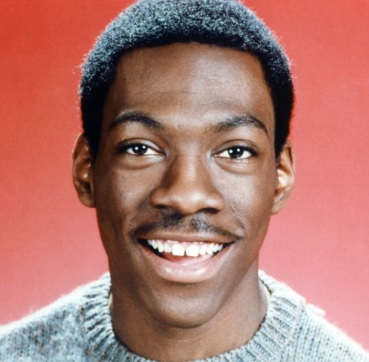
#> input picture aula2/img/murphy.jpg, 369 x 362 px
$ python testesorriso.py
#> lines starting #> are read from the running program, lines starting #| are printed output that depends on the picture; after the words box and inside, x2 and y2 are one past the last pixel; in counts of white or black regions, pixels touching at a corner belong together
import cv2

def distancia(centro1, centro2, x, y):
    distancias = []
    distancia1 = abs(((x - centro1[0])**2 + (y - centro1[1])**2)**(1/2))
    distancia2 = abs(((x - centro2[1])**2 + (y - centro2[1])**2)**(1/2))
    distancias.append(distancia1)
    distancias.append(distancia2)
    return distancias

# XML de classificacao
classificador="haarcascade_smile.xml"
classificador2="haarcascade_eye_tree_eyeglasses.xml"

# Classificação do xml da OpenCV para sorriso e olhos
face = cv2.CascadeClassifier(classificador)
face2 = cv2.CascadeClassifier(classificador2)

nomes=["../aula2/img/murphy.jpg","../aula2/img/gaga.jpg","../aula2/img/rock.jpg","../aula2/img/angelina.jpg","../aula2/img/dicaprio.jpg","../aula2/img/katy.jpg","../aula2/img/smith.jpg"]

for pessoa in nomes:

    # Carregando a imagem
    imagem = cv2.imread(pessoa)
#> imagem is the input picture: shape (362, 369, 3); mean B, G, R 113, 120.3, 175.9

    # Convertendo para tons de cinza
    cinza = cv2.cvtColor(imagem,cv2.COLOR_BGR2GRAY)
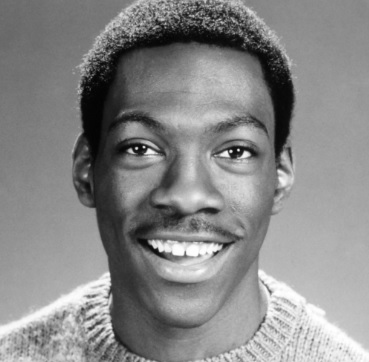
#> cinza: shape (362, 369); min 2, max 255, mean 136.1

    # Fazendo a detecção do sorriso
    sorriso = face.detectMultiScale(
        cinza,
        scaleFactor=1.1,
        minNeighbors=500,
        minSize=(30,30) # mínimo tamanho do objeto
        )
#> sorriso = [[127, 224, 116, 58]]

    # Fazendo a detecção dos olhos
    olhos = face2.detectMultiScale(
        cinza,
        scaleFactor=1.1,
        minNeighbors=5,
        minSize=(30,30) # mínimo tamanho do objeto
        )
#> olhos = [[210, 128, 50, 50], [112, 124, 52, 52]]

    # Desenhando um retângulo nos olhos
    for (x1, y1, w1, h1) in olhos:
        # Desenhando o retângulo
        cv2.rectangle(imagem, (x1, y1), (x1+w1, y1+h1), (0, 255, 210), 2)
        p1=olhos[0][0]  # posição dos olhos
        p2=olhos[1][0]

        centro1 = [(olhos[0][0]+ olhos[0][2]/2), (olhos[0][1]+ olhos[0][3]/2)]
        centro2 = [(olhos[1][0]+ olhos[1][2]/2), (olhos[1][1]+ olhos[1][3]/2)]

        dist_a = ((centro1[0] - centro2[0])**2 + (centro1[1] - centro2[1])**2)**(1/2)

        cv2.putText(imagem,f"dist. olhos={abs(dist_a):.2f}",(20,20),cv2.FONT_HERSHEY_SIMPLEX,0.5,(0,255,0),1)
        # Desenhando um retângulo no sorriso (se houver um)
        for (x, y, w, h) in sorriso:
            # Desenhando o retângulo
            distancias = distancia(centro1, centro2, x, y)
            cv2.rectangle(imagem, (x, y), (x+w, y+h), (0, 255, 210), 2)
            # cv2.putText(imagem,"sorriso="+str(w),(20,40),cv2.FONT_HERSHEY_SIMPLEX,0.5,(0,255,0),1)
            cv2.putText(imagem,f"b olho2 boca={distancias[1]:.2f}",(20,80),cv2.FONT_HERSHEY_SIMPLEX,0.5,(0,255,0),1)
            cv2.putText(imagem,f"c olho1 boca={distancias[0]:.2f}",(20,60),cv2.FONT_HERSHEY_SIMPLEX,0.5,(0,255,0),1)
#> this loop made 2 passes
#> (x1, y1, w1, h1, p1, p2, centro1, centro2) on passes 1 to 2: (210, 128, 50, 50, 210, 112, [235, 153], [138, 150]), (112, 124, 52, 52, 210, 112, [235, 153], [138, 150])
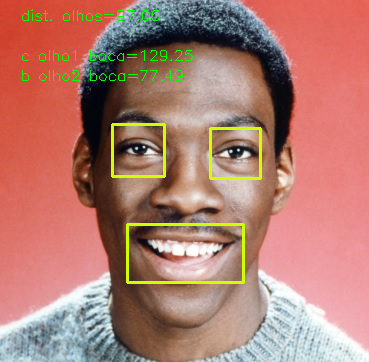
#> imagem: shape (362, 369, 3); 2.39% of pixels changed, all inside (x1, y1, x2, y2) = (22, 9, 262, 284)

    # Exibindo a imagem
    cv2.imshow("Detecção de sorriso", imagem)
    cv2.waitKey(0)
#> pass 2 of the loop `for pessoa in nomes:`:
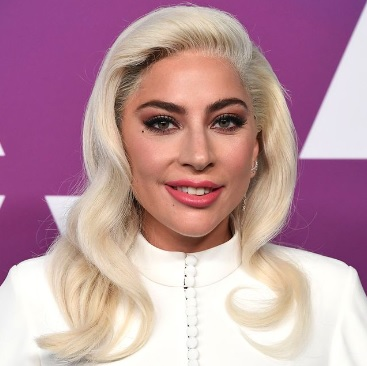
#> input picture aula2/img/gaga.jpg, 367 x 366 px
#> imagem is the input picture: shape (366, 367, 3); mean B, G, R 159.3, 148.6, 189.6
#> `cinza = cv2.cvtColor(imagem,cv2.COLOR_BGR2GRAY)`:
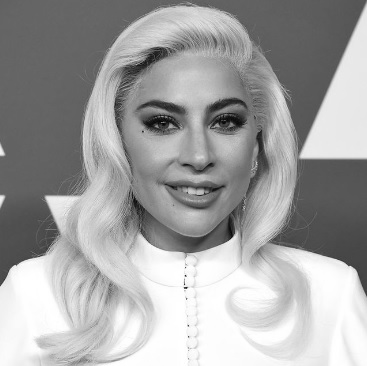
#> cinza: shape (366, 367); min 3, max 255, mean 162.1
#> sorriso = ()
#> olhos = [[140, 103, 41, 41], [206, 102, 41, 41]]
#> the loop `for (x1, y1, w1, h1) in olhos:` made 2 passes
#> (x1, y1, w1, h1, p1, p2, centro1, centro2) on passes 1 to 2: (140, 103, 41, 41, 140, 206, [160.5, 123.5], [226.5, 122.5]), (206, 102, 41, 41, 140, 206, [160.5, 123.5], [226.5, 122.5])
#> after the loop `for (x1, y1, w1, h1) in olhos:`:
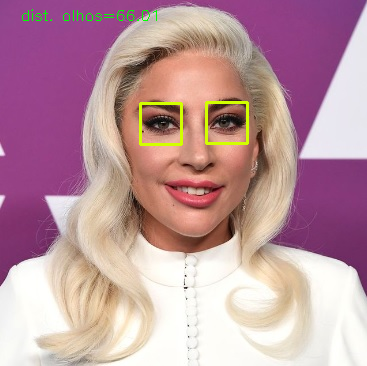
#> imagem: shape (366, 367, 3); 0.94% of pixels changed, all inside (x1, y1, x2, y2) = (22, 9, 249, 146)
#> pass 3 of the loop `for pessoa in nomes:`:
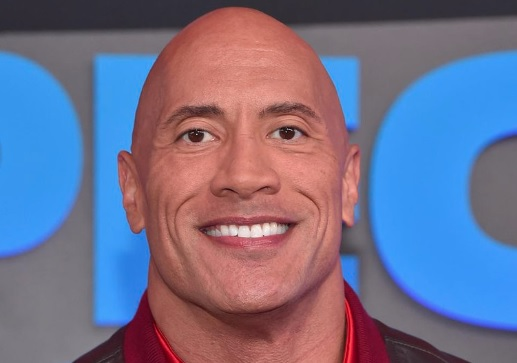
#> input picture aula2/img/rock.jpg, 517 x 363 px
#> imagem is the input picture: shape (363, 517, 3); mean B, G, R 140.2, 112.4, 114.5
#> `cinza = cv2.cvtColor(imagem,cv2.COLOR_BGR2GRAY)`:
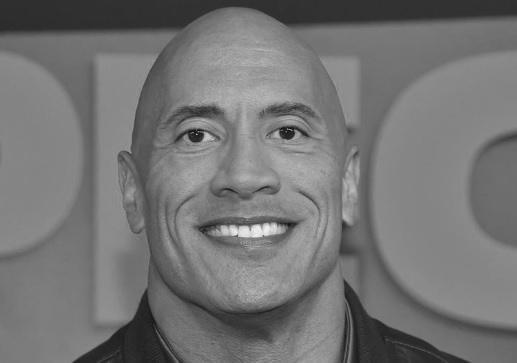
#> cinza: shape (363, 517); min 11, max 245, mean 116.2
#> sorriso = [[184, 206, 130, 65]]
#> olhos = [[261, 108, 50, 50], [169, 111, 52, 52]]
#> the loop `for (x1, y1, w1, h1) in olhos:` made 2 passes
#> (x1, y1, w1, h1, p1, p2, centro1, centro2) on passes 1 to 2: (261, 108, 50, 50, 261, 169, [286, 133], [195, 137]), (169, 111, 52, 52, 261, 169, [286, 133], [195, 137])
#> after the loop `for (x1, y1, w1, h1) in olhos:`:
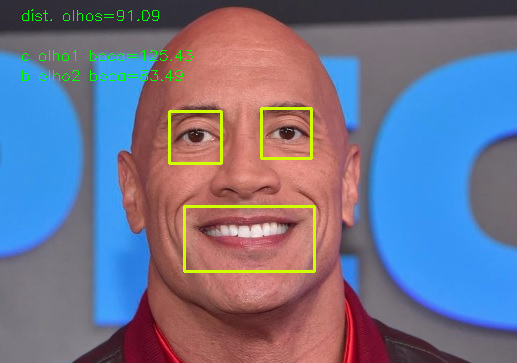
#> imagem: shape (363, 517, 3); 1.78% of pixels changed, all inside (x1, y1, x2, y2) = (22, 9, 316, 273)
#> (the run stopped early here; a loop or call above may not have finished)
